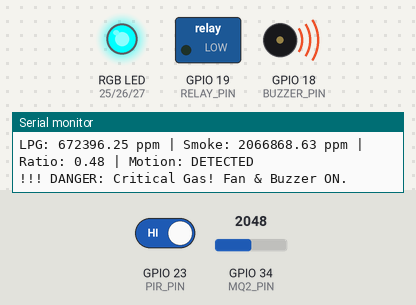
Bench run of a sketch on a simulated ESP32. Shown: switched loads named in the sketch (green lamp = pin HIGH), an RGB LED mixed from three pins (HIGH = lit), buzzer (waves = sounding, pin HIGH), the last lines printed to the serial monitor. Dashed ring = blinking. Inputs (shaded band) come from the test bench; at power-on: GPIO 34 (MQ2_PIN) = 2048, GPIO 23 (PIR_PIN) HIGH (analog values on the 0–4095 scale). WiFi joins after 1.5 s; servers stay silent unless stated.

Above: at 8.0 s.
8.1 s: GPIO 34 (MQ2_PIN) set to 210
9.9 s: GPIO 34 (MQ2_PIN) set to 181
At 11.3 s:
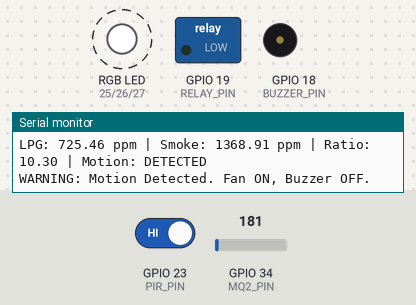
12.9 s: GPIO 34 (MQ2_PIN) set to 0
At 14.3 s:
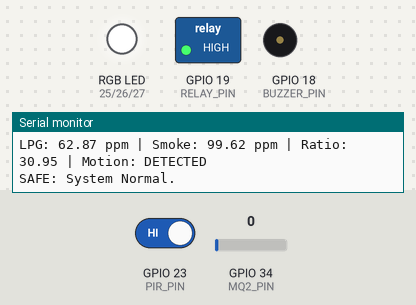
15.9 s: GPIO 34 (MQ2_PIN) set to 440
At 17.2 s:
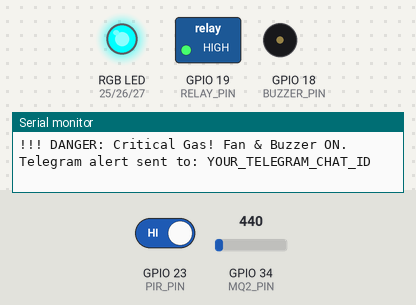
Timing chart, 0 to 22.9 s (numbered marks = the images above; inputs shaded):
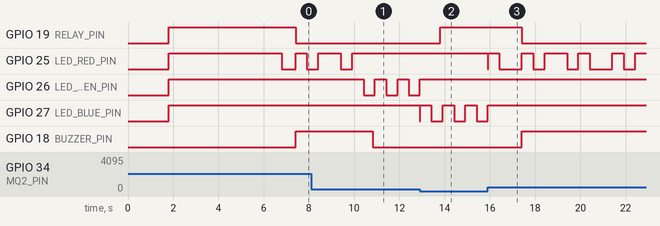

Measured:
- the behaviour switches between 189 and 188 on GPIO 34 (MQ2_PIN) (found by bisection; images 0 and 1)
- after the input at 9.9 s, GPIO 25 (LED_RED_PIN): goes on until 9.9 s, then stays HIGH; GPIO 26 (LED_GREEN_PIN): alternates HIGH for 0.50 s and LOW for 0.50 s, starting after 0.51 s; GPIO 18 (BUZZER_PIN): HIGH → LOW after 0.91 s
- after the input at 12.9 s, GPIO 19 (RELAY_PIN): LOW → HIGH after 0.91 s; GPIO 26 (LED_GREEN_PIN): goes on until 12.9 s, then stays HIGH; GPIO 27 (LED_BLUE_PIN): HIGH → LOW at once, then repeats every 1.0 s: HIGH 0.50 s, LOW 0.50 s
- after the input at 15.9 s, GPIO 19 (RELAY_PIN): HIGH → LOW after 1.5 s; GPIO 27 (LED_BLUE_PIN): goes on until 15.9 s, then stays HIGH; GPIO 18 (BUZZER_PIN): LOW → HIGH after 1.5 s

The sketch:

Smart_IAQ_Monitoring.ino
```cpp
#define BLYNK_PRINT Serial

#define BLYNK_TEMPLATE_ID "TMPL6Q6Uu2cHD"
#define BLYNK_TEMPLATE_NAME "Smart Kitchen"
#define BLYNK_AUTH_TOKEN "YOUR_BLYNK_AUTH_TOKEN"

// --- TELEGRAM CONFIG ---
#define TELEGRAM_BOT_TOKEN "YOUR_TELEGRAM_BOT_TOKEN"
#define TELEGRAM_CHAT_ID "YOUR_TELEGRAM_CHAT_ID"
#define TELEGRAM_CHAT_ID2 "YOUR_SECOND_TELEGRAM_CHAT_ID"

#include <Arduino.h>
#include <WiFi.h>
#include <WiFiClient.h>
#include <WiFiClientSecure.h>
#include <BlynkSimpleEsp32.h>
#include <UniversalTelegramBot.h>
#include <ArduinoJson.h>

// Create a secure WiFi client for HTTPS
WiFiClientSecure client;

//Create Telegram bot object
UniversalTelegramBot bot(TELEGRAM_BOT_TOKEN, client);

// --- WiFi Credential ---
char ssid[] = "YOUR_WIFI_NAME";
char pass[] = "YOUR_WIFI_PASSWORD";

// --- Telegram Alert Message ---
bool dangerAlertSent = false;

// --- Create Array for all users ---
const char* TELEGRAM_USERS[] = {TELEGRAM_CHAT_ID, TELEGRAM_CHAT_ID2};   //Add went user increase
const int NUM_USERS = sizeof(TELEGRAM_USERS)/sizeof(TELEGRAM_USERS[0]);

// --- PIN DEFINITIONS ---
const int BUZZER_PIN = 18;
const int RELAY_PIN = 19;
const int MQ2_PIN = 34;
const int PIR_PIN = 23;

// RGB Pins (Common Anode)
const int LED_RED_PIN = 25;
const int LED_GREEN_PIN = 26;
const int LED_BLUE_PIN = 27;

// --- SENSOR CONFIGURATION ---
const float RL_VALUE = 5.0;
const float ADC_REF = 3.3;
const float RO_VALUE = 10.5; // Calibrated Ro value (MUST use ratio for accuracy)

// MQ-2 curve constants (log-log scale)
float LPG_Curve[2]   = {-0.45, 2.30};
float Smoke_Curve[2] = {-0.42, 2.33};

// --- PPM THRESHOLDS ---
const int GAS_THRESHOLD_PPM = 800;
const int WARNING_THRESHOLD_PPM = 400;

// --- TIMERS ---
const unsigned long WARNING_DELAY_MS = 5000; // 10 seconds
const unsigned long LOOP_PERIOD_MS = 1000;
const unsigned long MONITORING_HEARTBEAT_MS = 500;

// --- RELAY LOGIC ---
const int RELAY_ON = LOW;
const int RELAY_OFF = HIGH;

// --- GLOBAL VARIABLES ---
unsigned long loopTimer = 0;
unsigned long heartbeatTimer = 0;
unsigned long warningNoMotionTimestamp = 0;
bool warningTimerActive = false;
int blinkState = LOW; // Used for heartbeat/blinking LEDs

// --- FILTERING ---
float filtered_adc = 0;
const float alpha = 0.15; // EMA smoothing factor

// --- BLYNK ---
BlynkTimer timer;

// --- HELPER FUNCTION FOR COMMON ANODE LED ---
// Logic: LOW = ON, HIGH = OFF
void setRgbLed(int redOn, int greenOn, int blueOn) {
    digitalWrite(LED_RED_PIN, redOn ? LOW : HIGH);
    digitalWrite(LED_GREEN_PIN, greenOn ? LOW : HIGH);
    digitalWrite(LED_BLUE_PIN, blueOn ? LOW : HIGH);
}

// --- SEND DATA TO BLYNK ---
void sendToBlynk(float lpg_ppm, int relayState, int pirState) {

  //  LPG PPM
  Blynk.virtualWrite(V0, lpg_ppm);

  // Reset all status LEDs
  Blynk.virtualWrite(V2, 0); //Safe
  Blynk.virtualWrite(V1, 0); //Cooking
  Blynk.virtualWrite(V5, 0); //Danger

  // Gas status
  if (lpg_ppm >= GAS_THRESHOLD_PPM) {
    Blynk.virtualWrite(V5, 255);   // Danger
  } else if (lpg_ppm >= WARNING_THRESHOLD_PPM) {
    Blynk.virtualWrite(V1, 255);   // Cooking
  } else {
    Blynk.virtualWrite(V2, 255);     // Safe
  }

  // Fan status
  Blynk.virtualWrite(V3, relayState == RELAY_ON ? 255 : 0);

  // Motion
  Blynk.virtualWrite(V4, pirState == HIGH ? 255 : 0);
}

void sendTelegramToAll(String message) {
    for (int i = 0; i < NUM_USERS; i++) {
        bot.sendMessage(TELEGRAM_USERS[i], message, ""); // send message
        Serial.println("Telegram alert sent to: " + String(TELEGRAM_USERS[i]));
    }
}

void setup() {
    Serial.begin(115200);

    analogReadResolution(12);

    Blynk.begin(BLYNK_AUTH_TOKEN,ssid,pass);
    client.setInsecure();
    Serial.println("--- IDP System - PPM Monitoring Started ---");

    pinMode(BUZZER_PIN, OUTPUT);
    pinMode(RELAY_PIN, OUTPUT);
    pinMode(LED_RED_PIN, OUTPUT);
    pinMode(LED_GREEN_PIN, OUTPUT);
    pinMode(LED_BLUE_PIN, OUTPUT);
    pinMode(PIR_PIN, INPUT);

    // Initial State
    digitalWrite(BUZZER_PIN, LOW);
    digitalWrite(RELAY_PIN, RELAY_OFF);
    setRgbLed(0, 0, 0); // All OFF

    // --- MQ-2 Warm-up ---
    // Note: In a final project, you can reduce this, but 3 mins is standard for stability.
    Serial.println("Warming up MQ-2 sensor...");
    delay(5000); // Shortened for testing, use longer for accuracy
    Serial.println("MQ-2 Ready.");

}

void loop() {
  Blynk.run();
  timer.run();

    unsigned long currentTime = millis();

    // --- HEARTBEAT BLINK TRIGGER ---
    if (currentTime - heartbeatTimer >= MONITORING_HEARTBEAT_MS) {
        heartbeatTimer = currentTime;
        blinkState = !blinkState;
    }

    // --- READ MQ-2 (EMA FILTER) ---
    int raw = analogRead(MQ2_PIN);
    filtered_adc = (alpha * raw) + ((1 - alpha) * filtered_adc);

    // Convert ADC to voltage
    float volt = (filtered_adc / 4095.0) * ADC_REF;
    if (volt < 0.05) volt = 0.05; // Prevent log errors

    // Calculate RS and Ratio
    float rs = ((ADC_REF * RL_VALUE) / volt) - RL_VALUE;
    float ratio = rs / RO_VALUE;

    // Calculate PPM using Ratio
    float lpg_ppm   = pow(10, ((log10(ratio) - LPG_Curve[1]) / LPG_Curve[0]));
    float smoke_ppm = pow(10, ((log10(ratio) - Smoke_Curve[1]) / Smoke_Curve[0]));

    int pirState = digitalRead(PIR_PIN);

    // --- STEP 1: LED COLOR LOGIC (Common Anode) ---
    if (lpg_ppm >= GAS_THRESHOLD_PPM) {
        setRgbLed(blinkState, 0, 0); // Blink RED
    } else if (lpg_ppm >= WARNING_THRESHOLD_PPM) {
        setRgbLed(0, blinkState, 0); // Blink GREEN
    } else {
        setRgbLed(0, 0, blinkState); // Blink BLUE (Heartbeat)
    }

    // --- STEP 2: MAIN SAFETY LOGIC (Every 1 second) ---
    if (currentTime - loopTimer >= LOOP_PERIOD_MS) {
        loopTimer = currentTime;

        Serial.print("LPG: "); Serial.print(lpg_ppm);
        Serial.print(" ppm | Smoke: "); Serial.print(smoke_ppm);
        Serial.print(" ppm | Ratio: "); Serial.print(ratio);
        Serial.print(" | Motion: ");
        Serial.println(pirState == HIGH ? "DETECTED" : "NONE");

        int desiredFanState = RELAY_OFF;
        int desiredBuzzerState = LOW;

        // A: DANGER STATE
        if (lpg_ppm >= GAS_THRESHOLD_PPM) {
            desiredFanState = RELAY_ON;
            desiredBuzzerState = HIGH;
            warningTimerActive = false;
            Serial.println("!!! DANGER: Critical Gas! Fan & Buzzer ON.");

            // send telegram alert only once
            if (!dangerAlertSent) {
              for (int i = 0; i < NUM_USERS; i++){
                  bot.sendMessage(TELEGRAM_USERS[i], "🚨 DANGER: LPG gas level critical! PPM=" + String(lpg_ppm), "");
                  Serial.println("Telegram alert sent to: " + String(TELEGRAM_USERS[i]));
              }
              dangerAlertSent = true;
            }
            else {
            dangerAlertSent = false; // reset once gas drops
            }
        }

        // B: WARNING STATE
        else if (lpg_ppm >= WARNING_THRESHOLD_PPM) {
            desiredFanState = RELAY_ON;

            if (pirState == LOW) {
                if (!warningTimerActive) {
                    warningNoMotionTimestamp = currentTime;
                    warningTimerActive = true;
                }

                if (currentTime - warningNoMotionTimestamp >= WARNING_DELAY_MS) {
                    Serial.println("!!! WARNING: No Motion Timeout. Buzzer ON.");
                    desiredBuzzerState = HIGH;
                } else {
                    Serial.println("WARNING: Fan ON, Buzzer Waiting for Timeout...");
                }
            } else {
                warningTimerActive = false;
                Serial.println("WARNING: Motion Detected. Fan ON, Buzzer OFF.");
            }
        }

        // C: SAFE STATE
        else {
            desiredFanState = RELAY_OFF;
            desiredBuzzerState = LOW;
            warningTimerActive = false;
            Serial.println("SAFE: System Normal.");
        }

        digitalWrite(RELAY_PIN, desiredFanState);
        digitalWrite(BUZZER_PIN, desiredBuzzerState);

        //Send to Blynk
        sendToBlynk(lpg_ppm,desiredFanState,pirState);
    }
}
```
